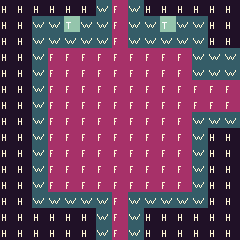

This is a level from a 2D game, rendered from its Tiled map with the project's own tilesets. A one-line summary and the complete map file follow:
An orthogonal 15x15 tile map with 16x16 px tiles, 1 tile layer (prototype).

<map version="1.10" tiledversion="1.10.2" orientation="orthogonal" renderorder="right-down" width="15" height="15" tilewidth="16" tileheight="16" infinite="0" nextlayerid="4" nextobjectid="4">
 <tileset firstgid="1" source="../FaerieForest_PetricakeGamesTSX.tsx" />
 <layer id="1" name="prototype" width="15" height="15">
  <data encoding="csv">
163,163,163,163,163,163,166,169,166,163,163,163,163,163,163,
163,163,166,166,168,166,166,169,166,166,168,166,166,163,163,
163,163,166,166,166,166,166,169,166,166,166,166,166,163,163,
163,163,166,169,169,169,169,169,169,169,169,169,166,166,166,
163,163,166,169,169,169,169,169,169,169,169,169,166,166,166,
163,163,166,169,169,169,169,169,169,169,169,169,169,169,169,
163,163,166,169,169,169,169,169,169,169,169,169,169,169,169,
163,163,166,169,169,169,169,169,169,169,169,169,166,166,166,
163,163,166,169,169,169,169,169,169,169,169,169,166,163,163,
163,163,166,169,169,169,169,169,169,169,169,169,166,163,163,
163,163,166,169,169,169,169,169,169,169,169,169,166,163,163,
163,163,166,169,169,169,169,169,169,169,169,169,166,163,163,
163,163,166,166,166,166,166,169,166,166,166,166,166,163,163,
163,163,163,163,163,163,166,169,166,163,163,163,163,163,163,
163,163,163,163,163,163,166,169,166,163,163,163,163,163,163
</data>
 </layer>
</map>
